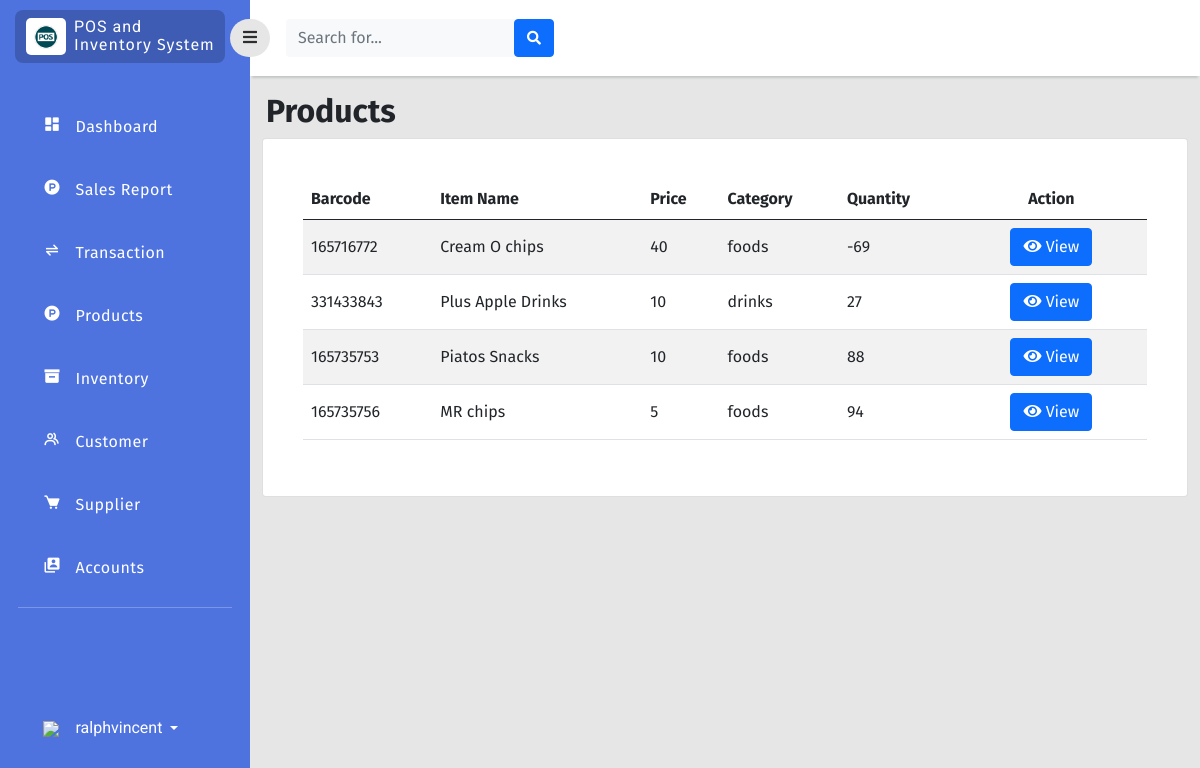
The app's page /php/product.php (signed in) with its own data.
### tables this page shows
CREATE TABLE `inventory` (
  `item_id` bigint(11) NOT NULL,
  `bar_code` bigint(11) NOT NULL,
  `item_name` varchar(255) NOT NULL,
  `quantity` int(11) NOT NULL,
  `price` double NOT NULL,
  `orignal_price` double NOT NULL,
  `profit` double NOT NULL,
  `on_hand` int(11) NOT NULL,
  `category_id` int(11) NOT NULL,
  `supplier_id` int(11) NOT NULL,
  `stock_in` date NOT NULL,
  `date_expired` date NOT NULL
);

CREATE TABLE `category` (
  `category_id` int(11) NOT NULL,
  `category_name` enum('foods','drinks') NOT NULL
);

### php/product.php (the view, shortened to what this page needs)
<?php
include 'connection.php';
?>
<!doctype html>
<html lang="en">
  <head>
    <link href="https://cdn.jsdelivr.net/npm/bootstrap@5.0.2/dist/css/bootstrap.min.css" rel="stylesheet"
>
    <link rel="stylesheet" type="text/css" href="../style/dash.css">
    <link
      href="https://cdnjs.cloudflare.com/ajax/libs/font-awesome/5.15.1/css/all.min.css"
      rel="stylesheet"
    />
    <link href='https://unpkg.com/boxicons@2.1.2/css/boxicons.min.css' rel='stylesheet'>
    </head>
    <body>
    <div class="page">
        <div class="sidebar">
            <div class="sidebar-header">
                <div class="sidebar-logo-container">
                    <div class="logo-container">
                        <img class="logo-sidebar" src="../image/logo.png" />
                    </div>
                    <div class="sys-name-container mt-2">
                        <p class="sys-name">
                            POS and <br>
                            <span class="brand-subname">
                            Inventory System
                            </span>
                        </p>
                    </div>
                </div>
            </div>
            <div class="sidebar-body">
                <ul class="navigation-list">
                    <li class="navigation-list-item">
                        <a class="navigation-link" href="dashboard.php">
                            <div class="row">
                                <div class="col-2">
                                    <i class='bx bxs-dashboard'></i>
                                </div>
                                <div class="col-9">
                                    Dashboard
                                </div>
                            </div>
                        </a>
                    </li>
                    <li class="navigation-list-item">
                        <a class="navigation-link" href="transaction_report.php?sales=0&trans=0">
                            <div class="row">
                                <div class="col-2">
                                    <i class='bx bxl-product-hunt' ></i>
                                </div>
                                <div class="col-9">
                                    Sales Report
                                </div>
                            </div>
                        </a>
                    </li>
                    <li class="navigation-list-item">
                        <a class="navigation-link" href="transaction.php">
                            <div class="row">
                                <div class="col-2">
                                    <i class='bx bx-transfer-alt'></i>
                                </div>
                                <div class="col-9">
                                    Transaction
                                </div>
                            </div>
                        </a>
                    </li>
                    <li class="navigation-list-item">
                        <a class="navigation-link" href="product.php">
                            <div class="row">
                                <div class="col-2">
                                    <i class='bx bxl-product-hunt' ></i>
                                </div>
                                <div class="col-9">
                                    Products
                                </div>
                            </div>
                        </a>
                    </li>
                     <li class="navigation-list-item">
                        <a class="navigation-link" href="inventory.php">
                            <div class="row">
                                <div class="col-2">
                                    <i class='bx bxs-box'></i>
                                </div>
                                <div class="col-9">
                                    Inventory
                                </div>
                            </div>
                        </a>
                    </li>
                    <li class="navigation-list-item">
                        <a class="navigation-link" href="customer.php">
                            <div class="row">
                                <div class="col-2">
                                    <i class='bx bx-group'></i>
                                </div>
                                <div class="col-9">
                                    Customer
                                </div>
                            </div>
                        </a>
                    </li>
                    <li class="navigation-list-item">
                        <a class="navigation-link" href="supplier.php">
                            <div class="row">
                                <div class="col-2">
                                    <i class='bx bxs-cart' ></i>
                                </div>
                                <div class="col-9">
                                    Supplier
                                </div>
                            </div>
                        </a>
                    </li>
                    <li class="navigation-list-item">
                        <a class="navigation-link" href="user_manager.php">
                            <div class="row">
                                <div class="col-2">
                                    <i class='bx bxs-user-account'></i>
                                </div>
                                <div class="col-9">
                                    Accounts
                                </div>
                            </div>
                        </a>
                    </li>
                    <hr style="color:rgb(255, 255, 255);margin-top:10px;">
                     <li class="navigation-list-item" style="margin-top: 45%;">
                        <div class="dropdown pb-1">
                            <a href="#" class="d-flex align-items-center text-white text-decoration-none dropdown-toggle" id="dropdownUser1" data-bs-toggle="dropdown" aria-expanded="false">
                                <div class="col-2">
                                    <img src="../image/user_35px.png" />
                                </div>
                                <span class="d-none d-sm-inline mx-1"><?php echo $_SESSION["username"];  ?></span>
                            </a>
                        </div>
                    </li>
                </ul>
            </div>
        </div>
        <div class="content">
            <div class="navigationBar">
                <button id="sidebarToggle" class="btn sidebarToggle">
                    <i class="fas fa-bars"></i>
                </button>
                <form class="d-none d-sm-inline-block form-inline mr-auto ml-md-3 my-2 my-md-0 mw-100 navbar-search ms-3">
                    <div class="input-group">
                        <input type="text" class="form-control bg-light border-0 small" placeholder="Search for..."aria-label="Search" aria-describedby="basic-addon2"id="SearchMo" onkeyup="myFunction()">
                        <div class="input-group-append">
                            <button class="btn btn-primary" type="button">
                                <i class="fas fa-search fa-sm"></i>
                            </button>
                        </div>
                    </div>
                </form>
            </div>
            <div class="col py-3 d-flex justify-content-center overflow-auto">
                <div class="container-fluid">
                    <div class="row">
                        <h2 class="text-dark text-start ps-3 fw-bold"> Products</h2><br>
                    </div>
                    <div class="row">
                        <div class="col ">
                            <div class="card">
                                <div class="card-body rounded-3 m-4 table-responsive-sm">
                                    <table class="table table-striped align-middle" id="ProductTab">
                                        <thead>
                                            <tr>
                                                <th scope="col">Barcode</th>
                                                <th scope="col">Item Name</th>
                                                <th scope="col">Price</th>
                                                <th scope="col">Category</th>
                                                <th scope="col">Quantity</th>
                                                <th scope="col" style="text-align: center;">Action</th>
                                            </tr>
                                        </thead>
                                        <tbody>
                                            <?php
                                            $query_run = mysqli_query($con,"SELECT * FROM inventory");
                                            $sql_run = mysqli_query($con,"SELECT * FROM category,inventory WHERE(category.category_id=inventory.category_id)");
                                            $sup_run = mysqli_query($con,"SELECT * FROM supplier,inventory WHERE(supplier.supplier_id=inventory.supplier_id)");
                                            while ($row=mysqli_fetch_assoc($query_run) AND $rows=mysqli_fetch_assoc($sql_run) AND $crows=mysqli_fetch_assoc($sup_run)) { ?>
                                                <tr>
                                                    <td><?php echo $row['bar_code'];  ?></td>
                                                    <td><?php echo $row['item_name'];  ?></td>
                                                    <td><?php echo $row['price'];  ?></td>
                                                    <td><?php echo $rows['category_name'];  ?></td>
                                                    <td><?php echo $row['quantity'];  ?></td>
                                                    <td>
                                                        <div class="d-flex flex-row justify-content-center">
                                                            <button class="btn btn-primary editbtn mx-3" data-toggle="modal" type="button"><i class="fas fa-eye"data-toggle="tooltip" title="edit"></i> </i>View</button>
                                                    </td>
                                                </tr>
                                            <?php }  ?>
                                        </tbody>
                                    </table>
                                </div>
                            </div>
                        </div>
                    </div>
                </div>
            </div>
        </div>
    </div>
</body>
</html>

### style/dash.css (style rules this page uses)
* { font-family: 'Fira Sans', sans-serif; }
body { background-color: #e6e6e6; }
.page .sidebar { background: rgb(78, 115, 223); position: fixed; top: 0; left: 0; width: 250px; height: 100vh; overflow-y: auto; overflow-x: hidden; transition: all 0.3s ease; }
.page .content { margin-left: 250px; transition: all 0.3s ease; }
.navigationBar { background-color: white; height: 50px; display: flex; padding: 38px 0px; align-items: center; box-shadow: 0 4px 2px -2px #c5c6c7; }
.sidebarToggle { font-size: 16px; color: rgb(0, 0, 0, 0.8); margin-left: -20px; z-index: 999; border-radius: 50px; background-color: #e6e6e6; transition: all 0.3s ease; outline: none!important; box-shadow: none!important; }
.sidebar-header { padding: 10px 25px 10px 15px; }
.sidebar-logo-container { background-color: rgb(0, 0, 0, 0.2); border-radius: 8px; padding-left: 3px; display: flex; }
.logo-container { max-width: 40px; background-color: #fff; border-radius: 5px; margin: 8px; padding: 6px 8px; }
.logo-sidebar { width: 100%; height: auto; }
.sys-name { color: white; margin: 0px; line-height: 1.1rem; font-size: 16px; letter-spacing: 1px; font-family: 'Roboto', sans-serif; }
.navigation-list { list-style-type:none; padding: 0px 18px; margin-top: 30px; }
.navigation-list-item { padding: 12px 18px 12px 25px; margin: 15px 0px; border-radius: 8px; }
.navigation-link { color: #fff; letter-spacing: 0.5px; font-weight: 400; text-decoration: none; font-size: 16px; font-family: 'Roboto', sans-serif; }
.navigation-link i { font-size: 18px; color: #fff; }
.navigation-list-item .dropdown span { text-decoration: none; font-size: 16px; font-family: 'Roboto', sans-serif; }

### records on screen
inventory: bar_code "165716772", item_name "Cream O chips", price "40", category.category_name "foods", quantity "-69"
inventory: bar_code "331433843", item_name "Plus Apple Drinks", price "10", category.category_name "drinks", quantity "27"
inventory: bar_code "165735753", item_name "Piatos Snacks", price "10", category.category_name "foods", quantity "88"
inventory: bar_code "165735756", item_name "MR chips", price "5", category.category_name "foods", quantity "94"

### other values on screen
$_SESSION["username"] "ralphvincent"
